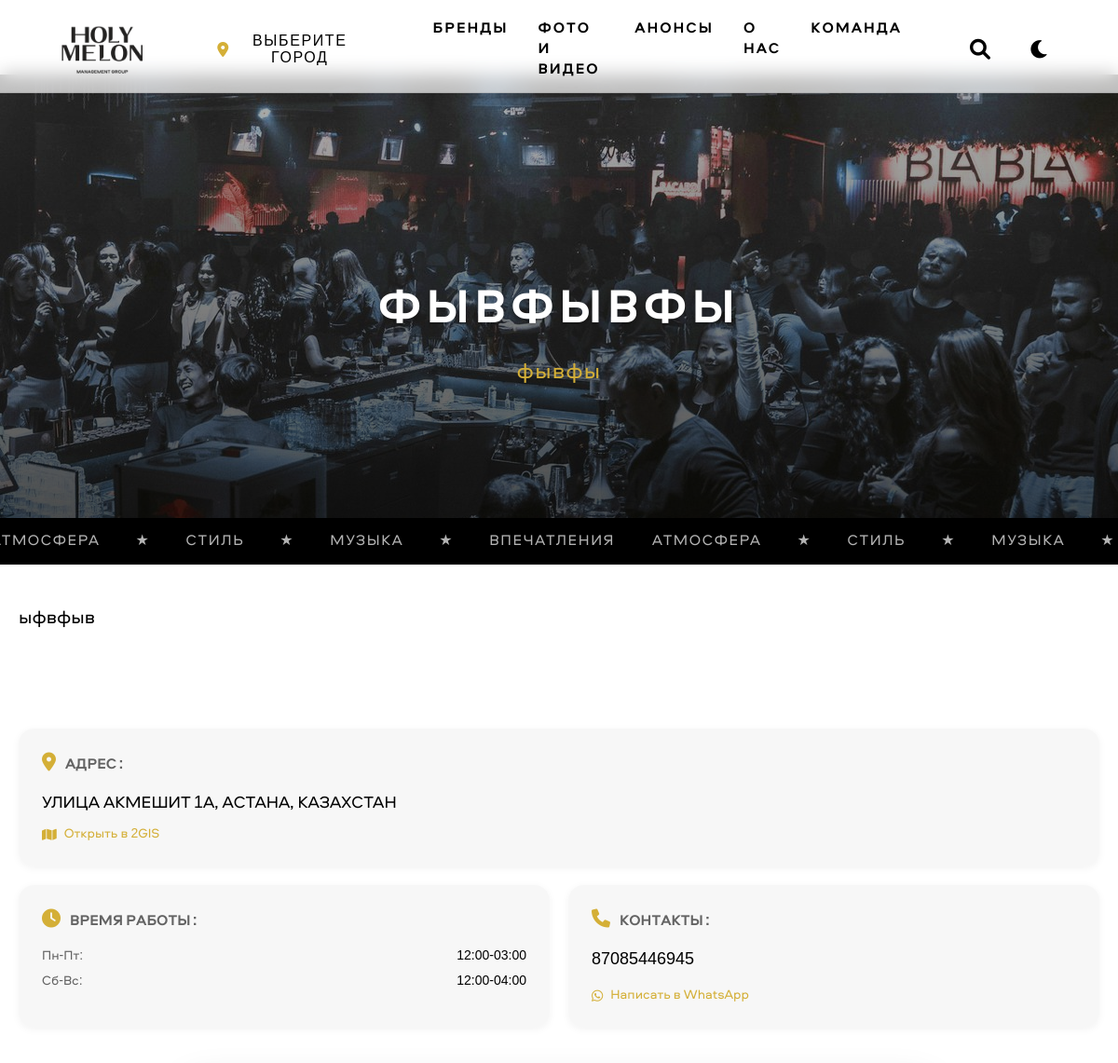
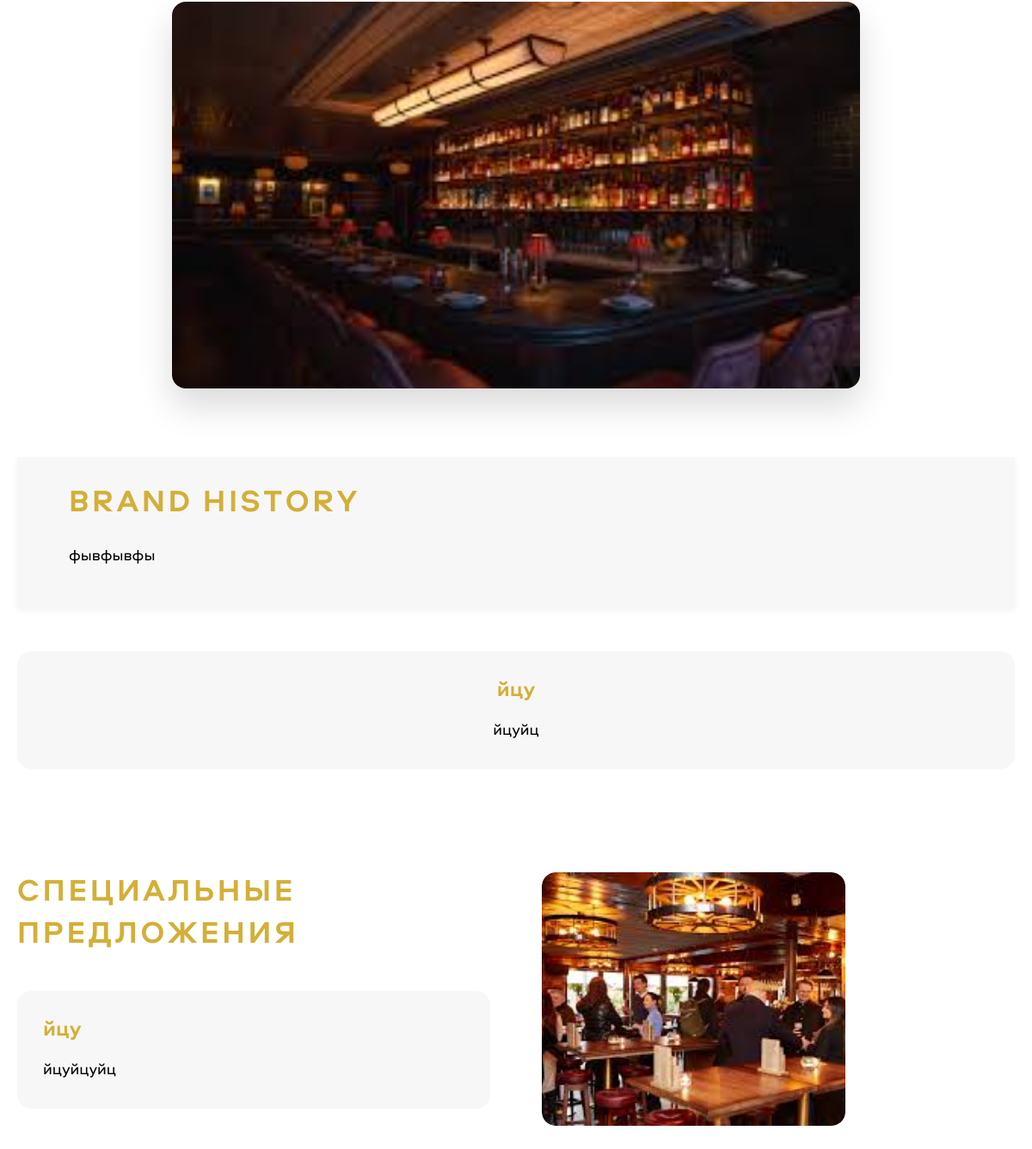
The page /brands/fyvfyvfy/ on the database its author committed (2 pictures, top to bottom).
### main/models.py (models this page shows, shortened)
class Brand(models.Model):
    name = models.CharField('Название', max_length=100)
    slug = models.SlugField('URL', unique=True, blank=True)
    subtitle = models.CharField('Подзаголовок', max_length=200, blank=True)
    description = models.TextField('Описание', blank=True)
    brand_history = models.TextField('История бренда', blank=True)
    rating = models.IntegerField('Рейтинг', default=5, choices=[(i, str(i)) for i in range(1, 6)])
    ticker_text = models.TextField(
        verbose_name='Текст бегущей строки',
        blank=True,
        help_text='Каждое слово или фраза с новой строки'
    )
    location = models.ForeignKey(City, on_delete=models.PROTECT, verbose_name='Город')
    address = models.CharField('Адрес', max_length=255, blank=True)
    phone = models.CharField('Телефон', max_length=20, blank=True)
    whatsapp = models.CharField('WhatsApp', max_length=20, blank=True)
    two_gis = models.URLField('2GIS', blank=True)
    work_hours_weekdays = models.CharField('Время работы (Пн-Пт)', max_length=50, blank=True)
    work_hours_weekends = models.CharField('Время работы (Сб-Вс)', max_length=50, blank=True)
    hero_image = models.ImageField('Hero изображение (верхний баннер)', upload_to='brands/hero/', blank=True)
    main_image = models.ImageField('Главное изображение (карточка)', upload_to='brands/main/', blank=True)
    class Meta:
        verbose_name = 'Бренд'
        verbose_name_plural = 'Бренды'

class TopGalleryImage(models.Model):
    brand = models.ForeignKey(Brand, on_delete=models.CASCADE, related_name='top_gallery')
    image = models.ImageField('Изображение', upload_to='brands/top_gallery/')
    class Meta:
        verbose_name = 'Изображение верхней галереи'
        verbose_name_plural = 'Верхняя галерея'

class Feature(models.Model):
    brand = models.ForeignKey(Brand, on_delete=models.CASCADE, related_name='features')
    title = models.CharField('Заголовок', max_length=200)
    description = models.TextField('Описание')
    class Meta:
        verbose_name = 'Особенность'
        verbose_name_plural = 'Особенности'

class SpecialOffer(models.Model):
    brand = models.ForeignKey(Brand, on_delete=models.CASCADE, related_name='special_offers')
    title = models.CharField('Заголовок', max_length=200)
    description = models.TextField('Описание')
    class Meta:
        verbose_name = 'Акция'
        verbose_name_plural = 'Акции'

class BottomGalleryImage(models.Model):
    brand = models.ForeignKey(Brand, on_delete=models.CASCADE, related_name='bottom_gallery')
    image = models.ImageField('Изображение', upload_to='brands/bottom_gallery/')
    class Meta:
        verbose_name = 'Изображение нижней галереи'
        verbose_name_plural = 'Нижняя галерея'

### main/views.py (the view)
# urls.py: path('brands/<slug:slug>/', views.brand_detail, name='brand_detail'),
def brand_detail(request, slug):
    brand = get_object_or_404(Brand, slug=slug)
    current_city_id = request.session.get('current_city_id')
    current_city = City.objects.get(id=current_city_id).name if current_city_id else None
    context = {
        'brand': brand,
        'cities': City.objects.filter(is_active=True).order_by('order', 'name'),
        'current_city': current_city,
        'top_gallery': brand.top_gallery.all(),
        'bottom_gallery': brand.bottom_gallery.all()
    }
    return render(request, 'main/brand_detail.html', context)

### main/context_processors.py (called while the page is built)
def cities(request):
    current_city_id = request.session.get('current_city_id')
    try:
        current_city = City.objects.get(id=current_city_id).name if current_city_id else None
    except City.DoesNotExist:
        current_city = None
    return {
        'cities': City.objects.filter(is_active=True).order_by('order', 'name'),
        'current_city': current_city
    }

### main/templates/main/brand_detail.html (shortened to what this page needs)
{% extends 'main/base.html' %}
{% load static %}
{% block extra_css %}
<link rel="stylesheet" href="{% static 'css/brand-detail.css' %}">
{% endblock %}
{% block content %}
<div class="brand-detail">
    <section class="brand-hero">
        {% if brand.hero_image %}
        <div class="brand-hero__image-container">
            <img src="{{ brand.hero_image.url }}"
                 alt="{{ brand.name }}"
                 class="brand-hero__image">
            <div class="brand-hero__overlay"></div>
            <div class="brand-hero__content">
                <h1 class="brand-hero__title">{{ brand.name }}</h1>
                {% if brand.subtitle %}
                <p class="brand-hero__subtitle">{{ brand.subtitle }}</p>
                {% endif %}
            </div>
        </div>
        {% endif %}
    </section>
    <div class="ticker">
        <div class="ticker__content">
            <span>АТМОСФЕРА</span>
            <span class="ticker__divider">★</span>
            <span>СТИЛЬ</span>
            <span class="ticker__divider">★</span>
            <span>МУЗЫКА</span>
            <span class="ticker__divider">★</span>
            <span>ВПЕЧАТЛЕНИЯ</span>
            <span>АТМОСФЕРА</span>
            <span class="ticker__divider">★</span>
            <span>СТИЛЬ</span>
            <span class="ticker__divider">★</span>
            <span>МУЗЫКА</span>
            <span class="ticker__divider">★</span>
        </div>
    </div>
    <div class="brand-section">
        <div class="top-section">
            <div class="info-column">
                <div class="brand-description">
                    {{ brand.description|linebreaks }}
                </div>
                <div class="contact-info">
                    {% if brand.address %}
                    <div class="contact-item full-width">
                        <div class="contact-content">
                            <div class="contact-header">
                                <div class="contact-icon">
                                    <i class="fas fa-map-marker-alt"></i>
                                </div>
                                <h3>АДРЕС</h3>
                            </div>
                            <div class="address-line">
                                <p>{{ brand.address }}</p>
                                {% if brand.two_gis %}
                                <a href="{{ brand.two_gis }}" target="_blank" rel="noopener">
                                    <i class="fas fa-map"></i>
                                    Открыть в 2GIS
                                </a>
                                {% endif %}
                            </div>
                        </div>
                    </div>
                    {% endif %}
                    <div class="contact-row">
                        {% if brand.work_hours_weekdays or brand.work_hours_weekends %}
                        <div class="contact-item">
                            <div class="contact-content">
                                <div class="contact-header">
                                    <div class="contact-icon">
                                        <i class="fas fa-clock"></i>
                                    </div>
                                    <h3>ВРЕМЯ РАБОТЫ</h3>
                                </div>
                                <div class="work-hours">
                                    {% if brand.work_hours_weekdays %}
                                    <div class="work-day">
                                        <span>Пн-Пт:</span>
                                        <span>{{ brand.work_hours_weekdays }}</span>
                                    </div>
                                    {% endif %}
                                    {% if brand.work_hours_weekends %}
                                    <div class="work-day">
                                        <span>Сб-Вс:</span>
                                        <span>{{ brand.work_hours_weekends }}</span>
                                    </div>
                                    {% endif %}
                                </div>
                            </div>
                        </div>
                        {% endif %}
                        {% if brand.phone or brand.whatsapp %}
                        <div class="contact-item">
                            <div class="contact-content">
                                <div class="contact-header">
                                    <div class="contact-icon">
                                        <i class="fas fa-phone"></i>
                                    </div>
                                    <h3>КОНТАКТЫ</h3>
                                </div>
                                {% if brand.phone %}
                                <p>{{ brand.phone }}</p>
                                {% endif %}
                                {% if brand.whatsapp %}
                                <div class="contact-links">
                                    <a href="https://wa.me/{{ brand.whatsapp }}" target="_blank" rel="noopener">
                                        <i class="fab fa-whatsapp"></i>
                                        Написать в WhatsApp
                                    </a>
                                </div>
                                {% endif %}
                            </div>
                        </div>
                        {% endif %}
                    </div>
                </div>
            </div>
            <div class="gallery-column">
                {% if top_gallery %}
                <div class="main-slider">
                    <div class="main-image">
                        <img src="{{ top_gallery.0.image.url }}" alt="{{ brand.name }}" class="main-slide">
                    </div>
                </div>
                {% endif %}
            </div>
        </div>
        {% if brand.brand_history %}
        <div class="brand-history">
            <div class="brand-history-inner">
                <div class="brand-history-header">
                    <h2>BRAND HISTORY</h2>
                </div>
                <div class="history-content">
                    {{ brand.brand_history|linebreaks }}
                </div>
            </div>
        </div>
        {% endif %}
        {% if brand.features.exists %}
        <div class="brand-features">
            <div class="brand-features-inner">
                <div class="features-list">
                    {% for feature in brand.features.all %}
                    <div class="feature-item">
                        <h3>{{ feature.title }}</h3>
                        <p>{{ feature.description }}</p>
                    </div>
                    {% endfor %}
                </div>
            </div>
        </div>
        {% endif %}
        <div class="bottom-section">
            {% if brand.special_offers.exists %}
            <div class="offers-column">
                <h2>СПЕЦИАЛЬНЫЕ ПРЕДЛОЖЕНИЯ</h2>
                <div class="offers-list">
                    {% for offer in brand.special_offers.all %}
                    <div class="offer-item">
                        <h3>{{ offer.title }}</h3>
                        <p>{{ offer.description }}</p>
                    </div>
                    {% endfor %}
                </div>
            </div>
            {% endif %}
            {% if bottom_gallery %}
            <div class="bottom-gallery">
                {% for image in bottom_gallery %}
                <div class="gallery-item">
                    <img src="{{ image.image.url }}" alt="{{ brand.name }}">
                </div>
                {% endfor %}
            </div>
            {% endif %}
        </div>
    </div>
</div>
{% endblock %}

### main/static/css/style.css (style rules this page uses)
:root { --color-black: #000000; --color-white: #FFFFFF; --color-gold: #D4AF37; --header-dark: rgba(0, 0, 0, 0.7); --header-light: rgba(255, 255, 255, 0.7); --header-height: 100px; --header-height-mobile: 80px; --container-width: 1920px; --container-padding: 60px; --container-padding-mobile: 20px; --light-bg: #FFFFFF; --light-text: #000000; --light-text-secondary: rgba(0, 0, 0, 0.7); --dark-bg: #000000; --dark-text: #FFFFFF; --dark-text-secondary: rgba(255, 255, 255, 0.7); --icon-size: 44px; --icon-size-mobile: 40px; --icon-size-small: 36px; }
* { margin: 0; padding: 0; box-sizing: border-box; }
html { font-size: 62.5%; }
body { font-family: 'Aeroport', sans-serif; font-size: 1.6rem; background: var(--color-black); color: var(--color-white); min-height: 100vh; }
.ticker { flex: 1; height: 40px; position: relative; overflow: hidden; }
.ticker__content { display: flex; align-items: center; white-space: nowrap; padding-right: 50px; }
.ticker__content span { display: inline-block; padding: 0 30px; font-size: 1.4rem; font-weight: 500; letter-spacing: 0.1em; color: rgba(255, 255, 255, 0.8); }
.ticker__divider { color: var(--color-gold); margin: 0 8px; font-size: 1.2rem; display: inline-flex; align-items: center; }
@media (max-width: 1920px) { :root { --container-padding: 40px; } }
@media (max-width: 1400px) { :root { --container-padding: 40px; } }
@media (max-width: 1400px) { .brand-hero__title { font-size: 3.6rem; } }
@media (max-width: 1400px) { .brand-hero__subtitle { font-size: 2rem; } }
@media (max-width: 1200px) { :root { --container-padding: 30px; } }
@media (max-width: 1200px) { .features-list { grid-template-columns: repeat(2, 1fr); gap: 25px; } }
body.light { background: var(--light-bg); color: var(--light-text); }
body.light .ticker__content span { color: rgba(255, 255, 255, 0.7) !important; }
body.light .ticker__divider { color: var(--color-gold) !important; }
.brand-detail { padding: 6rem 0; background: var(--color-black); margin-top: var(--header-height); }
body.light .brand-detail { background: var(--light-bg); }
.brand-section { max-width: var(--container-width); width: 100%; margin: 0 auto; padding: 0 var(--container-padding); }
.brand-description { font-size: 18px; line-height: 1.6; margin-bottom: 40px; }
body.light .brand-description { color: var(--light-text); }
.brand-history { max-width: 800px; margin: 80px auto; text-align: center; }
.brand-history p { font-size: 18px; line-height: 1.8; margin-bottom: 20px; }
.feature-item { text-align: center; padding: 30px; background: rgba(255, 255, 255, 0.05); border-radius: 16px; }
body.light .feature-item { background: rgba(0, 0, 0, 0.03); }
.feature-item h3 { font-size: 24px; margin-bottom: 15px; color: var(--color-gold); }
.offer-item { background: rgba(255, 255, 255, 0.05); padding: 2rem; border-radius: 16px; margin-bottom: 2rem; }
body.light .offer-item { background: rgba(0, 0, 0, 0.03); }
.offer-item h3 { font-size: 24px; color: var(--color-gold); margin-bottom: 10px; }
.ticker, .brand-ticker { width: 100%; overflow: hidden; position: relative; background: transparent; display: flex; align-items: center; height: 100%; }

### rows shown on the page
Brand: hero_image (picture), name "ФЫВФЫВФЫ", subtitle "фывфы", description "ыфвфыв", address "УЛИЦА АКМЕШИТ 1А, АСТАНА, КАЗАХСТАН", work_hours_weekdays "12:00-03:00", work_hours_weekends "12:00-04:00", phone "87085446945", brand_history "фывфывфы"
TopGalleryImage: image (picture)
Feature: title "йцу", description "йцуйц"
SpecialOffer: title "йцу", description "йцуйцуйц"
BottomGalleryImage: image (picture)

### other values the page prints
{{ current_city|default:"ВЫБЕРИТЕ ГОРОД" }} "ВЫБЕРИТЕ ГОРОД"
